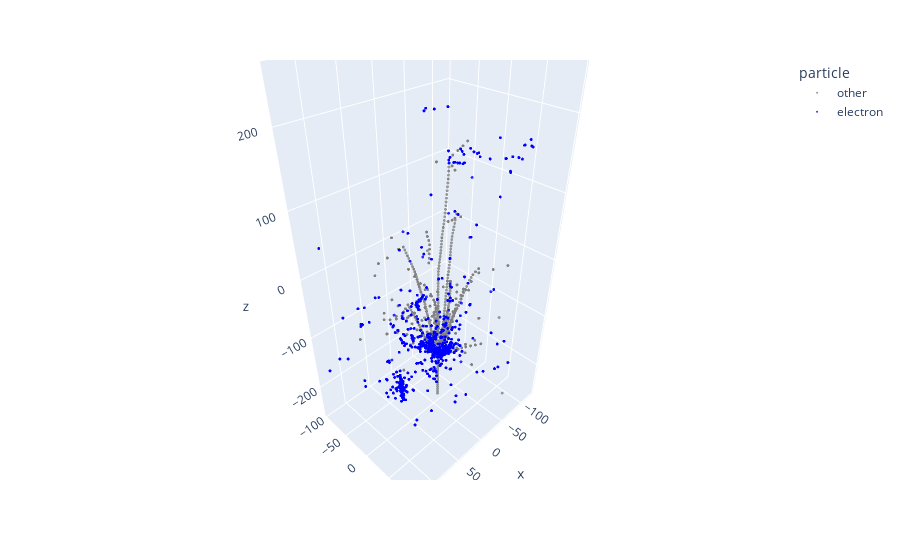

This figure's notebook cell:
### Code cell
import plotly.express as px

fig = px.scatter_3d(
    long_df,
    x="x",
    y="y",
    z="z",
    color="particle",
    color_discrete_map={
        "electron": "blue",
        "muon": "orange",
        "tau": "purple",
        "other": "gray"
    },
    opacity=0.8,
    hover_name="name"
)

fig.update_traces(marker=dict(size=1))
fig.show()

### Figure 1 — Plotly figure (JSON) as saved in the notebook; plotly's stock layout.template omitted (floating-point values rounded to 4 significant figures; data arrays with more than 128 entries replaced by an {"elided": "..."} marker saying what was removed)
{"data": [{"hovertemplate": "<b>%{hovertext}</b><br><br>particle=other<br>x=%{x}<br>y=%{y}<br>z=%{z}<extra></extra>", "hovertext": {"elided": "1390 str values"}, "legendgroup": "other", "marker": {"color": "gray", "opacity": 0.8, "size": 1, "symbol": "circle"}, "mode": "markers", "name": "other", "scene": "scene", "showlegend": true, "type": "scatter3d", "x": {"elided": "1390 float values"}, "y": {"elided": "1390 float values"}, "z": {"elided": "1390 float values"}}, {"hovertemplate": "<b>%{hovertext}</b><br><br>particle=electron<br>x=%{x}<br>y=%{y}<br>z=%{z}<extra></extra>", "hovertext": {"elided": "3966 str values"}, "legendgroup": "electron", "marker": {"color": "blue", "opacity": 0.8, "size": 1, "symbol": "circle"}, "mode": "markers", "name": "electron", "scene": "scene", "showlegend": true, "type": "scatter3d", "x": {"elided": "3966 float values"}, "y": {"elided": "3966 float values"}, "z": {"elided": "3966 float values"}}], "layout": {"legend": {"title": {"text": "particle"}, "tracegroupgap": 0}, "margin": {"t": 60}, "scene": {"domain": {"x": [0, 1], "y": [0, 1]}, "xaxis": {"title": {"text": "x"}}, "yaxis": {"title": {"text": "y"}}, "zaxis": {"title": {"text": "z"}}}}}
